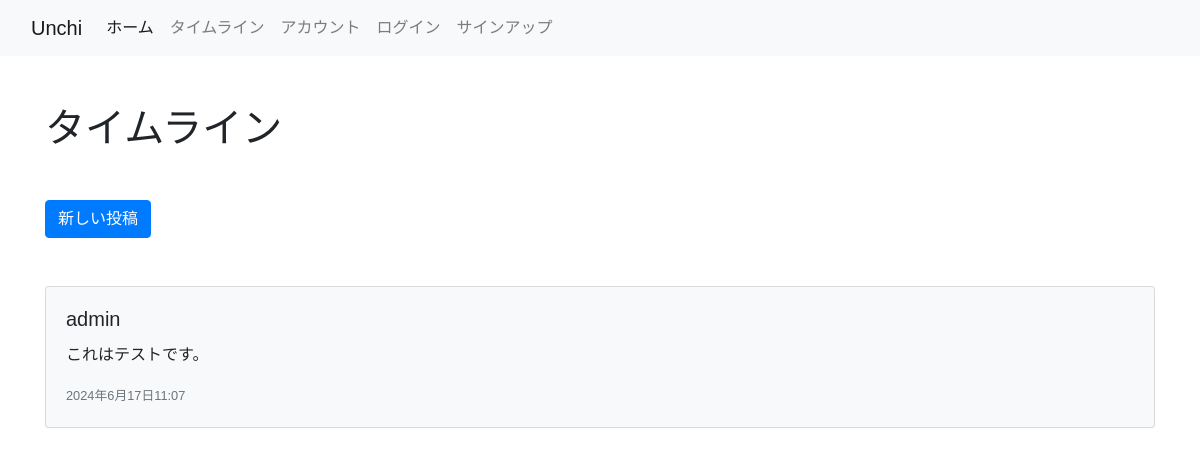
Before: /myapp/timeline/ with the older database file.
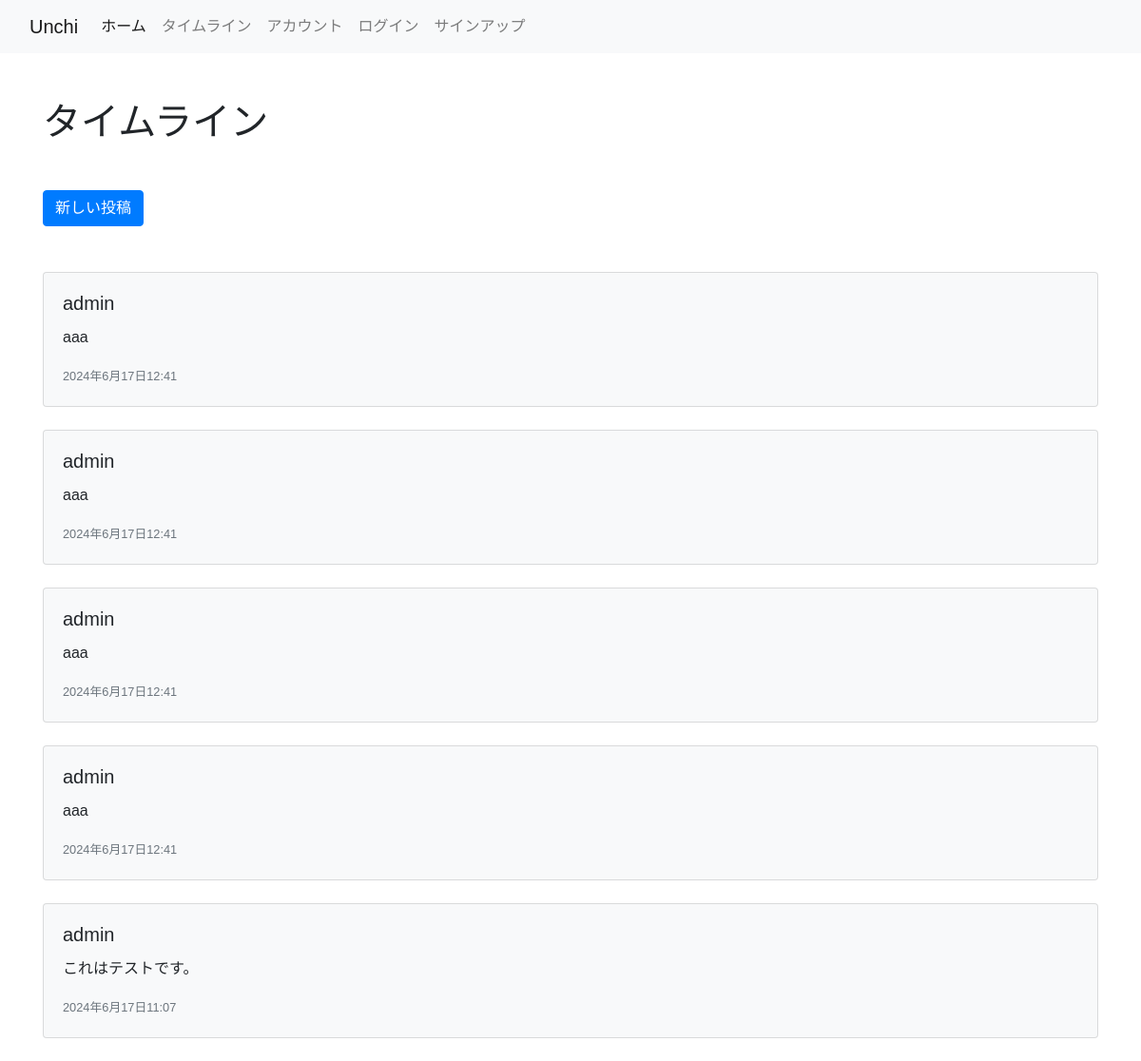
After: the same page with the newer database file.
### myapp/models.py (models this page shows)
class Post(models.Model):
    author = models.ForeignKey(User, on_delete=models.CASCADE)
    content = models.TextField()
    created_at = models.DateTimeField(auto_now_add=True)

### myapp/views.py (the view)
# urls.py: path('timeline/', views.timeline_view, name='timeline_view'),
def timeline_view(request):
    if request.method == 'POST':
        content = request.POST.get('content')
        post = Post(content=content, author=request.user)
        post.save()
    posts = Post.objects.all().order_by('-created_at')
    no_ports_message = 'まだ投稿がありません。「新しい投稿」を押して投稿しよう！' if not posts else None
    return render(request, 'view.html', {'posts': posts})

### templates/view.html (shortened to what this page needs)
<!DOCTYPE html>
<html lang="ja">
<head>
    <link href="https://stackpath.bootstrapcdn.com/bootstrap/4.5.0/css/bootstrap.min.css" rel="stylesheet">
</head>
<body style="font-family: Ubuntu, 'Noto Sans JP', sans-serif;">
    <header>
        <nav class="navbar navbar-expand-lg navbar-light bg-light">
            <div class="container-fluid">
                <a class="navbar-brand" href="{% url 'index' %}">Unchi</a>
                <div class="collapse navbar-collapse" id="navbarNav">
                    <ul class="navbar-nav">
                        <li class="nav-item">
                            <a class="nav-link active" aria-current="page" href="{% url 'index' %}">ホーム</a>
                        </li>
                        <li class="nav-item">
                            <a class="nav-link" href="{% url 'timeline_view' %}">タイムライン</a>
                        </li>
                        <li class="nav-item">
                            <a class="nav-link" href="{% url 'login' %}">アカウント</a>
                        </li>
                        {% if user.is_authenticated %}
                            <li class="nav-item">
                                <form method="post" action="{% url 'logout' %}">
                                    {% csrf_token %}
                                    <button type="submit" class="nav-link btn btn-link">ログアウト</button>
                                </form>
                            </li>
                        {% else %}
                            <li class="nav-item">
                                <a class="nav-link" href="{% url 'login' %}">ログイン</a>
                            </li>
                            <li class="nav-item">
                                <a class="nav-link" href="{% url 'signup' %}">サインアップ</a>
                            </li>
                        {% endif %}
                    </ul>
                </div>
            </div>
        </nav>
    </header>
    <div class="container">
        <h1 class="mt-5 mb-5">タイムライン</h1>
        <button id="myBtn" class="btn btn-primary mb-5">新しい投稿</button>
{% for post in posts %}
    <div class="card mb-4 bg-light">
        <div class="card-body">
            <h5 class="card-title">{{ post.author.username }}</h5>
            <p class="card-text">{{ post.content }}</p>
            <p class="card-text"><small class="text-muted">{{ post.created_at }}</small></p>
        </div>
    </div>
{% endfor %}
    </div>
</body>
</html>

Changed rows visible on the page:
added Post: author.username "admin", content "aaa", created_at "2024年6月17日12:41"
added Post: author.username "admin", content "aaa", created_at "2024年6月17日12:41"
added Post: author.username "admin", content "aaa", created_at "2024年6月17日12:41"
added Post: author.username "admin", content "aaa", created_at "2024年6月17日12:41"
